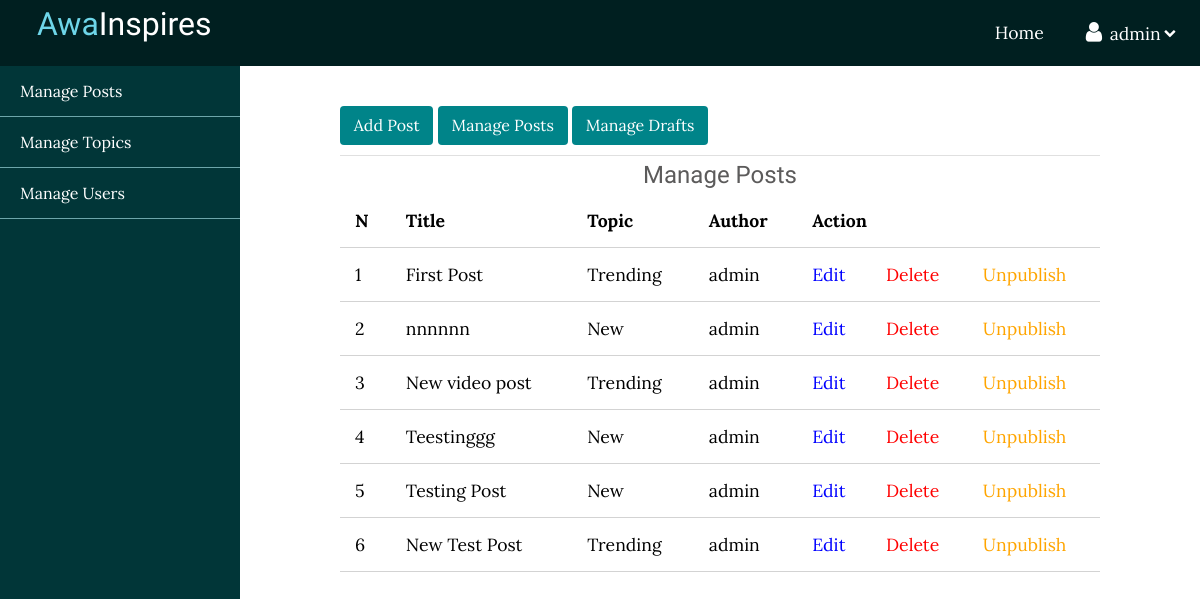
The page /admin/posts/index.php (signed in) on the database its author committed.
### tables this page shows
CREATE TABLE `posts` (
  `id` int(11) NOT NULL,
  `user_id` int(11) NOT NULL,
  `topic_id` int(11) DEFAULT NULL,
  `title` varchar(255) NOT NULL,
  `image` varchar(255) DEFAULT NULL,
  `body` text NOT NULL,
  `trending` tinyint(4) NOT NULL,
  `published` tinyint(4) NOT NULL,
  `created_at` datetime NOT NULL DEFAULT CURRENT_TIMESTAMP,
  `meta_description` text,
  `meta_url` varchar(100) DEFAULT NULL
);

CREATE TABLE `topics` (
  `id` int(11) NOT NULL,
  `name` varchar(100) NOT NULL,
  `description` text NOT NULL
);

### admin/posts/index.php (the view, shortened to what this page needs)
<?php require_once("../../includes/config.php"); ?>
<!DOCTYPE html>
<html lang="en">
<head>
  <link rel="stylesheet" href="../../css/font-awesome.min.css" />
  <link rel="stylesheet" href="../../css/style.css">
  <link rel="stylesheet" href="../../css/admin.css">
</head>
<body>
  <?php require_once("../header.php"); ?>
  <div class="admin-wrapper clearfix">
    <div class="left-sidebar">
      <ul>
        <li><a href="index.php">Manage Posts</a></li>
        <li><a href="../topics/index.php">Manage Topics</a></li>
        <li><a href="../users/index.php">Manage Users</a></li>
      </ul>
    </div>
    <div class="admin-content clearfix">
      <div class="button-group">
        <a href="create.php" class="btn btn-sm">Add Post</a>
        <a href="index.php" class="btn btn-sm">Manage Posts</a>
		<a href="drafts.php" class="btn btn-sm">Manage Drafts</a>
      </div>
      <div class="">
        <h2 style="text-align: center;">Manage Posts</h2>
		<table>
          <thead>
            <th>N</th>
            <th>Title</th>
			<th>Topic</th>
            <th>Author</th>
            <th colspan="3">Action</th>
          </thead>
          <tbody>
		<?php
		$postsql = mysqli_query($conn, "SELECT * FROM posts WHERE user_id = '" . $_SESSION['user_id'] . "' and published='1'");
		$postscount = mysqli_num_rows($postsql);
		if($postscount > 0)
		{
			$count = 1;
			while($postresult = mysqli_fetch_assoc($postsql))
			{
				$topicsql = mysqli_query($conn, "SELECT * FROM topics WHERE id = '".$postresult['topic_id']."'");
				$topicresult = mysqli_fetch_assoc($topicsql);
			?>
				<tr class="rec">
				  <td><?=$count;?></td>
				  <td><a href="edit.php?id=<?=$postresult['id'];?>"><?=$postresult['title'];?></a></td>
				  <td><?=$topicresult['name'];?></td>
				  <td><?=$_SESSION['username'];?></td>
				  <td><a href="edit.php?id=<?=$postresult['id'];?>" class="edit">Edit</a></td>
				  <td><a href="delete.php?id=<?=$postresult['id'];?>" class="delete">Delete</a></td>
				  <td><a href="unpublish.php?id=<?=$postresult['id'];?>" class="unpublish">Unpublish</a></td>
				</tr>
		<?php
			$count++;
			}
		}
		else
		{ ?>
			<tr class="rec">
				<td colspan="6" style="text-align: center;"><b>No Posts yet.</b></td>
			</tr>
		<?php } ?>
			</tbody>
        </table>
      </div>
    </div>
  </div>
</body>
</html>

### admin/header.php (shortened to what this page needs)
<header class="clearfix">
  <div class="logo">
    <a href="index.php">
      <h1 class="logo-text"><span>Awa</span>Inspires</h1>
    </a>
  </div>
  <nav>
    <ul>
      <li><a href="../../index.php">Home</a></li>
      <li>
        <a href="#" class="userinfo">
          <i class="fa fa-user"></i> <?=$_SESSION['username'];?> <i class="fa fa-chevron-down"></i>
        </a>
      </li>
    </ul>
  </nav>
</header>

### css/style.css (style rules this page uses)
html, body { padding: 0px; margin: 0px; font-family: 'Lora', serif; height: 100%; background: #f6f6f6; }
a { text-decoration: none; color: inherit; }
.logo-text, h1, h2, h3, h4, h5, h6 { font-family: 'Candal', sans-serif; margin: 5px; color: #5c5b5b; font-weight: normal; }
.clearfix::after { content: ''; display: block; clear: both; }
.btn { display: inline-block; font-weight: 400; text-align: center; width: 100%; white-space: nowrap; border: 1px solid transparent; padding: .7rem 1rem; font-size: 1rem; line-height: 1.5; border-radius: .25rem; background: #008489; color: #fff; }
.btn-sm { padding: .5rem .8rem; line-height: 1.3; border-radius: .25rem; }
.delete { color: red; }
.edit { color: blue; }
.unpublish { color: orange; }
header { background: #008489; color: #ffffff; height: 66px; }
.logo { float: left; margin-left: 2em; height: inherit; }
.logo-text { padding: 0px; color: white; font-family: 'Candal', sans-serif; }
.logo-text span { color: #6ed6e9; }
header nav { float: right; }
header nav ul { margin: 0px; padding: 0px; list-style-type: none; }
header nav ul li { float: left; position: relative; }
header nav ul li a { display: block; padding: 21px; font-size: 1.1em; }
header nav ul .userinfo i.fa-user { font-size: 1.3em; margin-right: 3px; }
header nav ul .userinfo i.fa-chevron-down { float: right; font-size: .7em; margin: 6px 3px; }

### css/admin.css (style rules this page uses)
header { background: #001f20; color: #ffffff; }
.admin-wrapper { height: calc(100% - 65px); box-sizing: border-box; }
.admin-wrapper .left-sidebar { width: 20%; height: 100%; float: left; background: #013638; }
.admin-wrapper .left-sidebar ul { list-style: none; margin: 0px; padding: 0px; color: white; }
.admin-wrapper .left-sidebar ul li { border-bottom: 1px solid #6da6aa; }
.admin-wrapper .left-sidebar ul li a { display: block; padding: 15px 20px; }
.admin-wrapper .admin-content { width: 80%; height: 100%; float: left; box-sizing: border-box; padding: 40px 100px 100px; overflow-y: scroll; background: #fff; }
.admin-wrapper .admin-content .button-group { padding-bottom: 10px; border-bottom: 1px solid #e0e0e0; }
.admin-wrapper .admin-content .button-group .btn { width: unset; }
.admin-wrapper .admin-content a { text-decoration: unset; }
table { width: 100%; border-collapse: collapse; font-size: 1.1em; }
th, td { padding: 15px; text-align: left; border-bottom: 1px solid #d3d3d3; }

### rows shown on the page
posts: title "First Post", topic.name "Trending"
posts: title "nnnnnn", topic.name "New"
posts: title "New video post", topic.name "Trending"
posts: title "Teestinggg", topic.name "New"
posts: title "Testing Post", topic.name "New"
posts: title "New Test Post", topic.name "Trending"

### other values the page prints
$_SESSION['username'] "admin"
